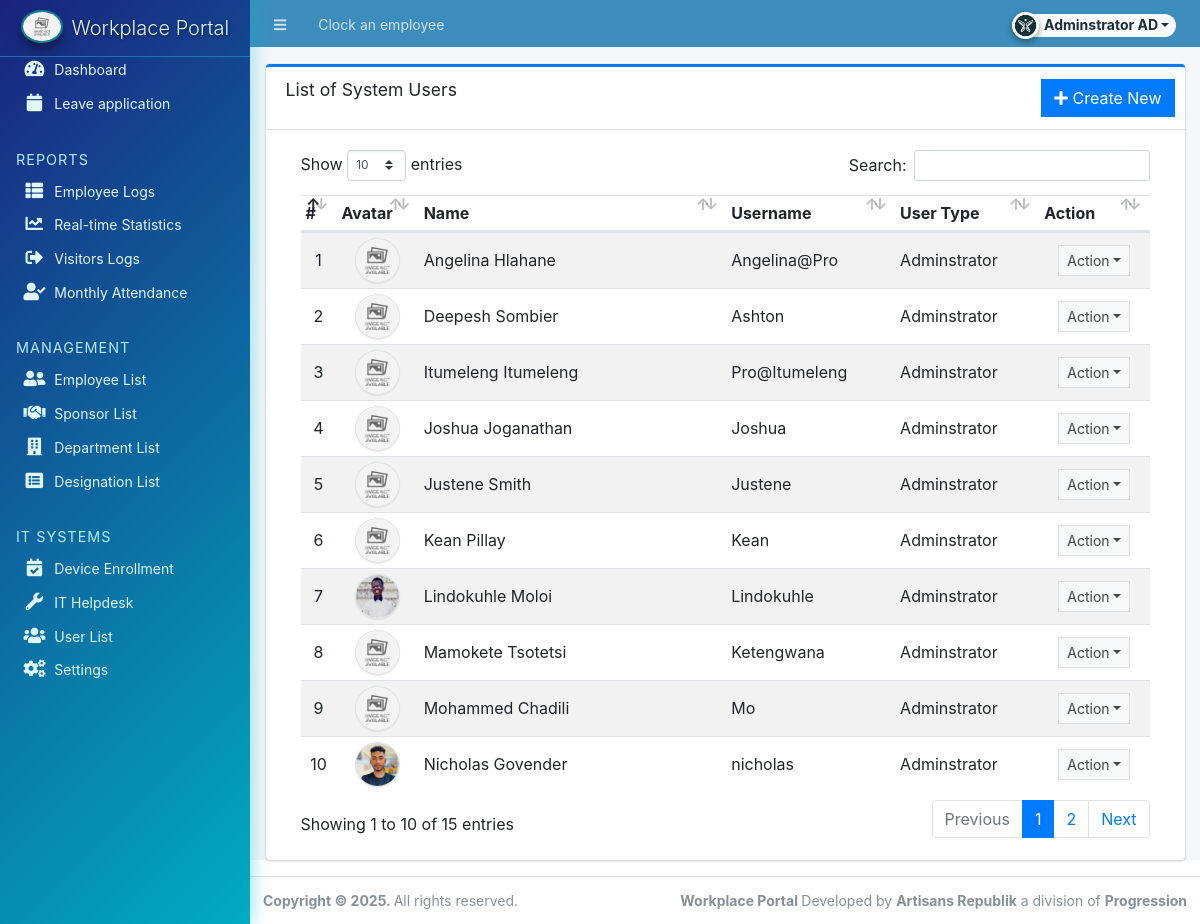
Page /admin/?page=user/list (signed in) on the committed database.
### tables this page shows
CREATE TABLE `users` (
  `id` int(50) NOT NULL,
  `firstname` varchar(250) NOT NULL,
  `middlename` text DEFAULT NULL,
  `lastname` varchar(250) NOT NULL,
  `username` text NOT NULL,
  `password` text NOT NULL,
  `avatar` text DEFAULT NULL,
  `last_login` datetime DEFAULT NULL,
  `type` tinyint(1) NOT NULL DEFAULT 0,
  `date_added` datetime NOT NULL DEFAULT current_timestamp(),
  `date_updated` datetime DEFAULT NULL ON UPDATE current_timestamp()
);

### config.php (called while the page is built, shortened)
<?php
function validate_image($file){
    if(!empty($file)){
        $ex = explode('?',$file);
        $file = $ex[0];
        $param =  isset($ex[1]) ? '?'.$ex[1]  : '';
        if(is_file(base_app.$file)){
            return base_url.$file.$param;
        }else{
            return base_url.'dist/img/no-image-available.png';
        }
    }else{
        return base_url.'dist/img/no-image-available.png';
    }
}
?>

### admin/user/list.php (the view, shortened to what this page needs)
<div class="card card-outline card-primary">
	<div class="card-header">
		<h3 class="card-title">List of System Users</h3>
		<div class="card-tools">
			<a href="?page=user/manage_user" class="btn btn-flat btn-primary"><span class="fas fa-plus"></span>  Create New</a>
		</div>
	</div>
	<div class="card-body">
		<div class="container-fluid">
        <div class="container-fluid">
			<table class="table table-hover table-striped">
				<!-- <colgroup>
					<col width="5%">
					<col width="10%">
					<col width="20%">
					<col width="20%">
					<col width="15%">
					<col width="15%">
					<col width="10%">
				</colgroup> -->
				<thead>
					<tr>
						<th>#</th>
						<th>Avatar</th>
						<th>Name</th>
						<th>Username</th>
						<th>User Type</th>
						<th>Action</th>
					</tr>
				</thead>
				<tbody>
					<?php
						$i = 1;
						$qry = $conn->query("SELECT *,concat(firstname,' ',lastname) as name from `users` where id != '1' order by concat(firstname,' ',lastname) asc ");
						while($row = $qry->fetch_assoc()):
					?>
						<tr>
							<td class="text-center"><?php echo $i++; ?></td>
							<td class="text-center"><img src="<?php echo validate_image($row['avatar']) ?>" class="img-avatar img-thumbnail p-0 border-2" alt="user_avatar"></td>
							<td><?php echo ucwords($row['name']) ?></td>
							<td ><p class="m-0 truncate-1"><?php echo $row['username'] ?></p></td>
							<td ><p class="m-0"><?php echo ($row['type'] == 1 )? "Adminstrator" : "Staff" ?></p></td>
							<td align="center">
								 <button type="button" class="btn btn-flat btn-default btn-sm dropdown-toggle dropdown-icon" data-toggle="dropdown">
				                  		Action
				                  </button>
							</td>
						</tr>
					<?php endwhile; ?>
				</tbody>
			</table>
		</div>
		</div>
	</div>
</div>

### admin/user/list.php (style rules this page uses)
.img-avatar { width:45px; height:45px; object-fit:cover; object-position:center center; border-radius:100%; }

### rows in the picture
users: name "Angelina Hlahane", username "Angelina@Pro", type "Adminstrator"
users: name "Deepesh Sombier", username "Ashton", type "Adminstrator"
users: name "Itumeleng Itumeleng", username "Pro@Itumeleng", type "Adminstrator"
users: name "Joshua Joganathan", username "Joshua", type "Adminstrator"
users: name "Justene Smith", username "Justene", type "Adminstrator"
users: name "Kean Pillay", username "Kean", type "Adminstrator"
users: avatar (picture), name "Lindokuhle Moloi", username "Lindokuhle", type "Adminstrator"
users: name "Mamokete Tsotetsi", username "Ketengwana", type "Adminstrator"
users: name "Mohammed Chadili", username "Mo", type "Adminstrator"
users: avatar (picture), name "Nicholas Govender", username "nicholas", type "Adminstrator"

### other values in the picture
$_settings->userdata('firstname').' '.$_settings->userdata('lastname') "Adminstrator AD"
$_settings->info('short_name') "Workplace Portal"
